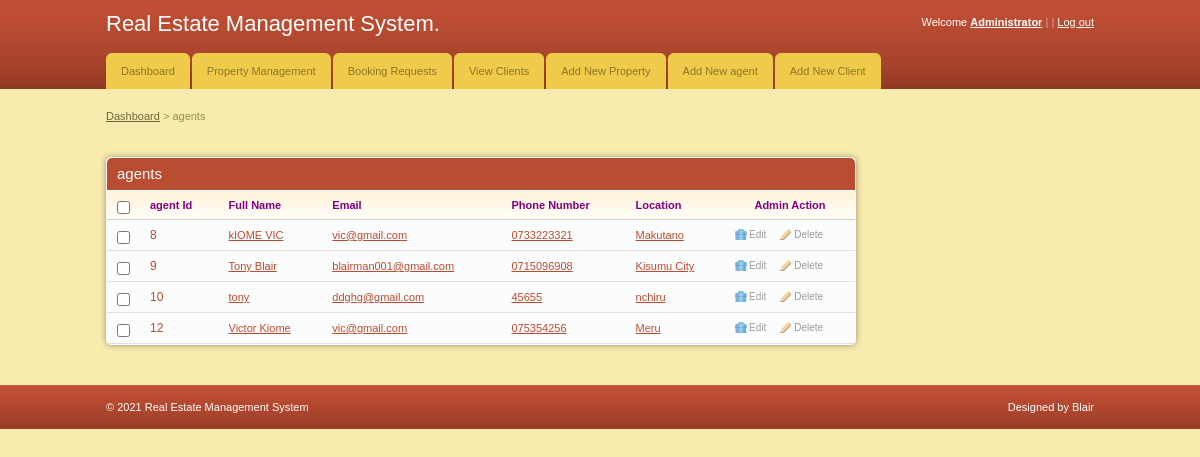
Screenshot of /admin/view_landlords.php with the database file from the repository.
### tables this page shows
CREATE TABLE `agent` (
  `agent_id` int(11) NOT NULL,
  `l_username` varchar(30) NOT NULL,
  `email` varchar(30) NOT NULL,
  `fName` varchar(50) NOT NULL,
  `phonenumber` varchar(10) NOT NULL,
  `gender` varchar(20) NOT NULL,
  `location` varchar(200) NOT NULL,
  `password` varchar(32) NOT NULL
);

### admin/view_landlords.php (the view, shortened to what this page needs)
<!DOCTYPE html PUBLIC "-//W3C//DTD XHTML 1.0 Transitional//EN" "http://www.w3.org/TR/xhtml1/DTD/xhtml1-transitional.dtd">
<html xmlns="http://www.w3.org/1999/xhtml">
<head>
	<link rel="stylesheet" href="css/style.css" type="text/css" media="all" />
</head>
<body>
<div id="header">
	<div class="shell">
		<?php
			include 'menu.php';
		?>
	</div>
</div>
<div id="container">
	<div class="shell">
		<div class="small-nav">
			<a href="index.php">Dashboard</a>
			<span>&gt;</span>
			agents
		</div>
		<br />
		<div id="main">
			<div id="content">
				<div class="box">
					<div class="box-head">
						<h2 class="left">agents</h2>
					</div>
					<div class="table">
						<table width="100%" border="0" cellspacing="0" cellpadding="0">
							<tr>
								<th width="13"><input type="checkbox" class="checkbox" /></th>
								<th><font color="purple">agent Id</font></th>
								<th><font color="purple">Full Name</font></th>
								<th><font color="purple">Email</font></th>
								<th><font color="purple">Phone Number</font></th>
								<th><font color="purple">Location</font></th>
								<th width="110" class="ac"><font color="purple">Admin Action</font></th>
							</tr>
							<?php
								include '../includes/config.php';
								$select = "SELECT * FROM agent";
								$result = mysqli_query($conn,$select) or die(mysqli_error($conn));
								while($row = $result->fetch_assoc()){
							?>
							<tr>
								<td><input type="checkbox" class="checkbox" /></td>
								<td><h3><a href="#"><?php echo $row['agent_id'] ?></a></h3></td>
								<td><a href="#"><?php echo $row['fName'] ?></a></td>
								<td><a href="#"><?php echo $row['email'] ?></a></td>
								<td><a href="#"><?php echo $row['phonenumber'] ?></a></td>
                               		<td><a href="#"><?php echo $row['location'] ?></a></td>
								<td><a href="javascript:sureToEdit(<?php echo $row['agent_id'];?>)" class="ico del">Edit</a><a href="javascript:sureToDelete(<?php echo $row['agent_id'];?>)" class="ico edit">Delete</a></td>
							</tr>
							<?php
								}
							?>
						</table>
					</div>
				</div>
			</div>
		</div>
	</div>
</div>
<div id="footer">
	<div class="shell">
		<span class="left">&copy; <?php echo date("Y");?> Real Estate Management System</span>
		<span class="right">
			Designed by Blair</a>
		</span>
	</div>
</div>
</body>
</html>

### agent/css/style.css (style rules this page uses)
* { padding:0; margin:0; outline:0; }
body { background:#f9ebae; font-family: Verdana, sans-serif; font-size:11px; line-height:14px; color:#5e5e5e; }
input, textarea, select { font-family: Verdana, sans-serif; font-size:13px; }
.checkbox { width:13px; height:13px; vertical-align:top; position:relative; top:2px; }
a { color:#ba4c32; text-decoration: underline; cursor:pointer; }
.left, .alignleft { float:left; display:inline; }
.right, .alignright { float:right; display:inline; }
.ac { text-align: center !important; }
h2 { font-size:15px; font-weight: normal; }
h3 { font-size:12px; line-height:14px; font-weight: normal; }
h3 a { text-decoration: none; }
.shell { width:988px; margin:0 auto; }
#header { height:89px; background:url(images/header.gif); white-space:nowrap; }
#container { padding:20px 0; }
.small-nav { color:#978b48; padding-bottom:20px; }
.small-nav a { color:#6f6636; }
#content { float:left; width:750px; }
.table th { background:#fffdfa url(images/th.gif) repeat-x 0 0; color:#818181; text-align: left; padding:7px 10px; border-bottom:solid 1px #d2d1cb; }
.table td { background:#fbfcfc; border-bottom:solid 1px #e0e0e0; padding:8px 10px; }
.box { background:#fbfcfc; height:100%; padding:1px; margin-bottom:20px; }
.box-head { background:#ba4c32; height:32px; color:#fff; padding: 0 10px; line-height:32px; white-space:nowrap; border-bottom:solid 1px #fff; }
a.ico { color:#9d9c9a; font-size:10px; text-decoration: none; padding:0 0 0 14px; background-repeat:no-repeat; background-position:0 0; }
a.del { background-image:url(images/del.gif) }
a.edit { background-image:url(images/edit.gif); margin-left:14px; }
#footer { height:44px; background:url(images/footer.gif); line-height:44px; color:#fff; }
.box { -moz-border-radius:5px; -webkit-border-radius:5px; -moz-box-shadow: 0 0 6px #978f6c; -webkit-box-shadow: 0 0 6px #978f6c; }
.box-head { -moz-border-radius-topleft:5px; -moz-border-radius-topright:5px; -webkit-border-top-left-radius:5px; -webkit-border-top-right-radius:5px; }

### rows the page displays
agent: agent_id "8", fName "kIOME VIC", email "vic@gmail.com", phonenumber "0733223321", location "Makutano"
agent: agent_id "9", fName "Tony Blair", email "blairman001@gmail.com", phonenumber "0715096908", location "Kisumu City"
agent: agent_id "10", fName "tony", email "ddghg@gmail.com", phonenumber "45655", location "nchiru"
agent: agent_id "12", fName "Victor Kiome", email "vic@gmail.com", phonenumber "075354256", location "Meru"
